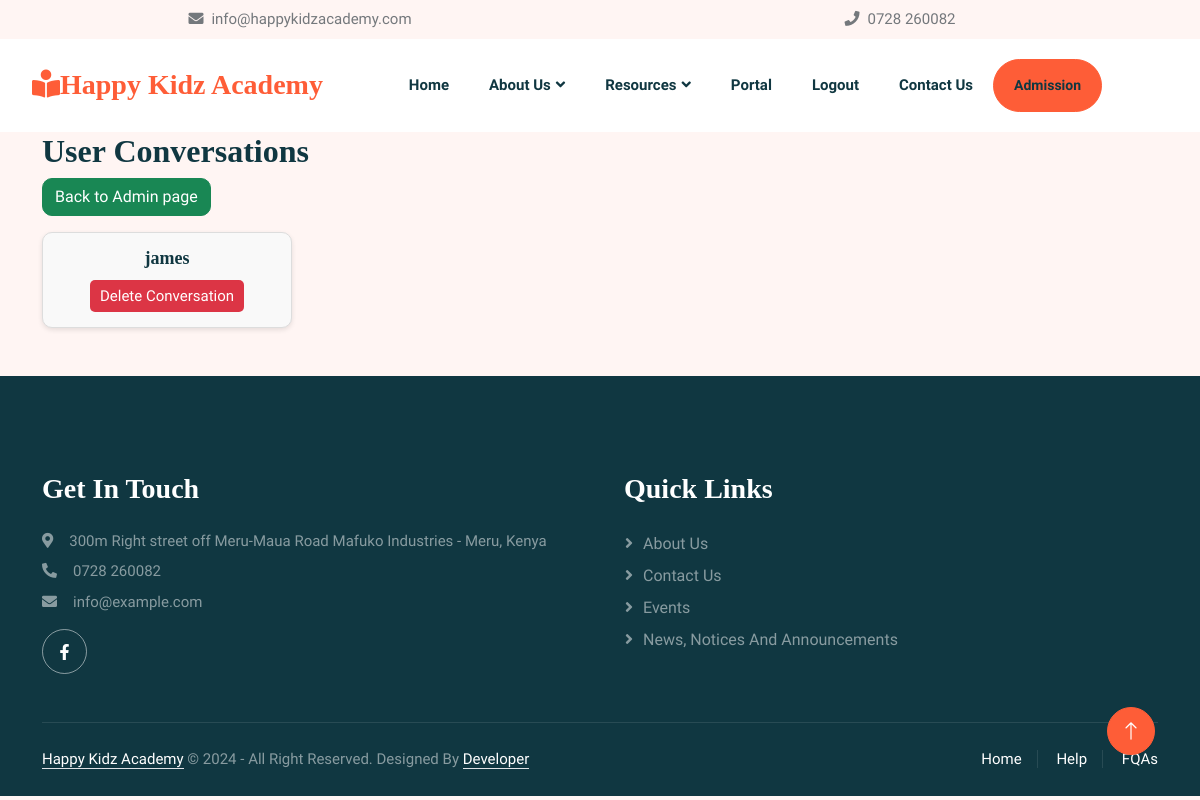
The page /portal/admin/conversations/ (signed in) on the database as committed earlier.
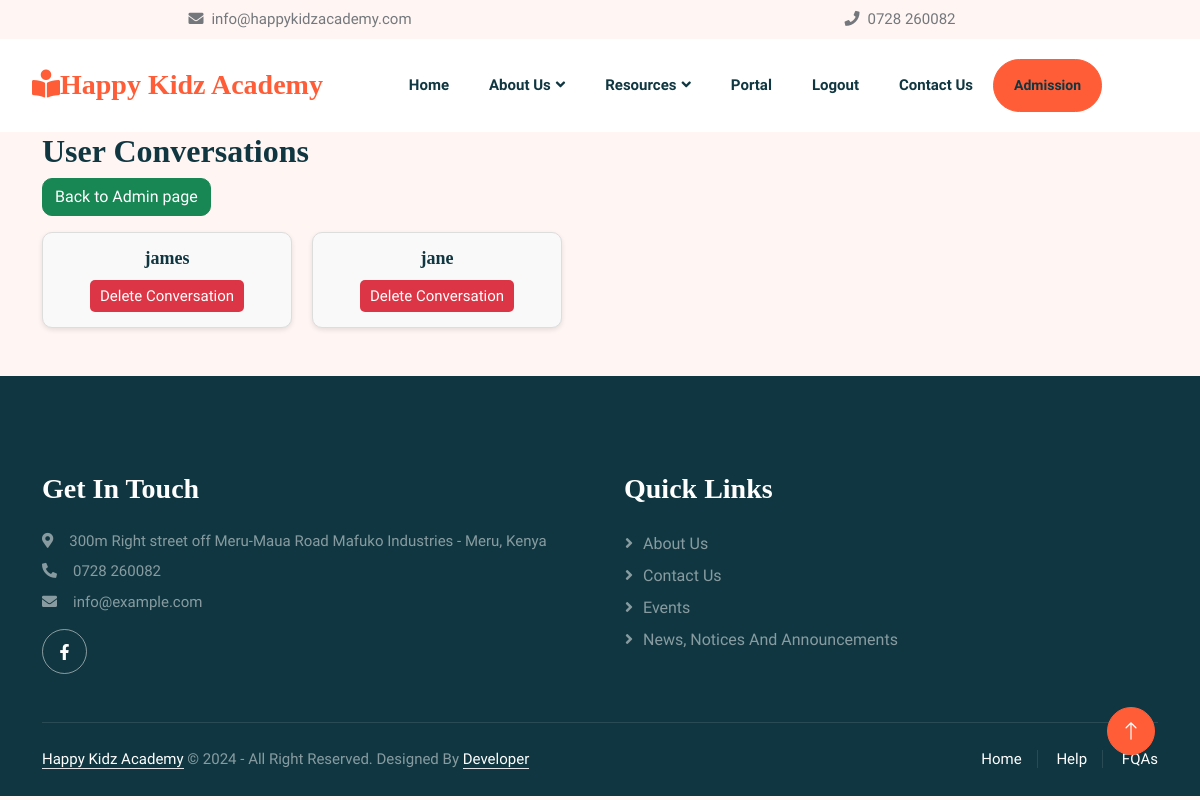
The same page on the database as committed later.
### portal/models.py (models this page shows, shortened)
class CustomUser(AbstractUser):
    reg_number = models.CharField(max_length=20, unique=True, blank=True, null=True)
    groups = models.ManyToManyField(
        'auth.Group',
        related_name='customuser_set',  # Custom related_name to avoid clashes
        blank=True,
        help_text='The groups this user belongs to.',
        verbose_name='groups'
    )
    user_permissions = models.ManyToManyField(
        'auth.Permission',
        related_name='customuser_permissions_set',  # Custom related_name to avoid clashes
        blank=True,
        help_text='Specific permissions for this user.',
        verbose_name='user permissions'
    )

### portal/views.py (the view)
# urls.py: path('admin/conversations/', admin_conversations, name='admin_conversations'),
@login_required
def admin_conversations(request):
    if not request.user.is_superuser:
        return redirect('home')
    users = User.objects.filter(sent_messages__receiver=request.user).distinct()
    users_with_unread = {}
    for user in users:
        unread_count = Message.objects.filter(sender=user, receiver=request.user, read=False).count()
        users_with_unread[user.id] = unread_count
    if request.headers.get('x-requested-with') == 'XMLHttpRequest':
        return JsonResponse({
            'users': list(users.values()),
            'users_with_unread': users_with_unread
        })
    return render(request, 'portal/admin_conversations.html', {
        'users': users,
        'users_with_unread': users_with_unread,
    })

### portal/templates/portal/admin_conversations.html (shortened to what this page needs)
{% extends 'main/base.html' %}
{% load static %}
{% block content %}
<div class="container">
    <h2>User Conversations</h2>
    <a href="{% url 'admin' %}" class="btn btn-success mb-3">Back to Admin page</a>
    <div class="conversations">
        {% for user in users %}
            <div class="user-card" id="user-{{ user.id }}">
                <a href="{% url 'admin_chat' user.id %}">
                    <div class="user-info">
                        <h3>{{ user.username }}</h3>
                    </div>
                </a>
                <button class="delete-btn" data-user-id="{{ user.id }}">Delete Conversation</button>
            </div>
        {% endfor %}
    </div>
</div>
{% endblock %}

Rows that differ between the two databases and show on the page:
now on this page (row edited): CustomUser: username "jane"
